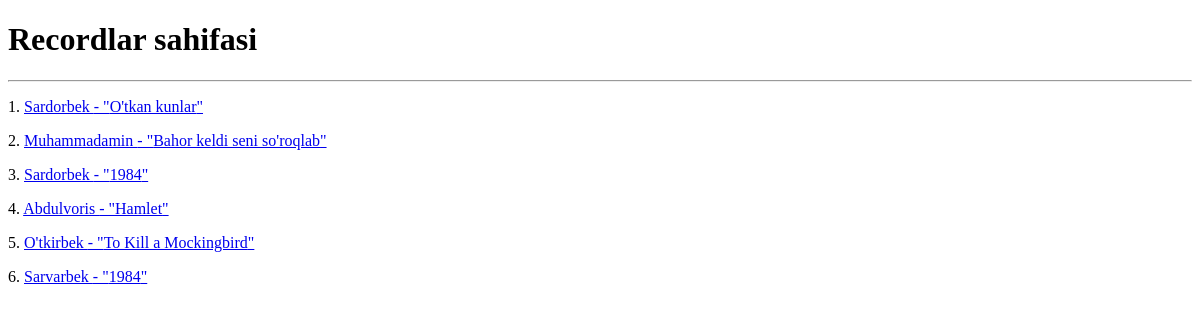
Page /recordlar/ on the earlier database version.
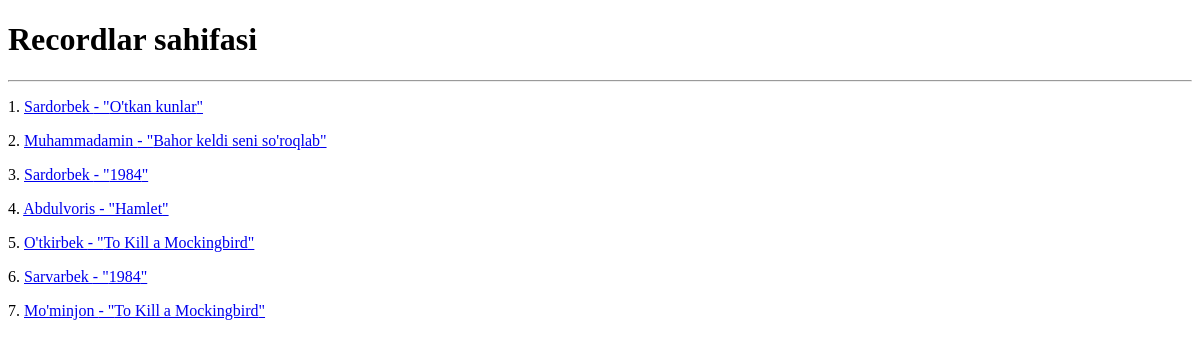
Same page on the later database version.
### mainApp/models.py (models this page shows, shortened)
class Record(models.Model):
    talaba = models.ForeignKey(Talaba, on_delete=models.SET_NULL, null=True)
    kitob = models.ForeignKey(Kitob, on_delete=models.SET_NULL, null=True)
    kutubxonachi = models.ForeignKey(Kutubxonachi, on_delete=models.SET_NULL, null=True)
    olingan_sana = models.DateTimeField(auto_now_add=True)
    qaytarilgan_sana = models.DateTimeField(blank=True, null=True)
    qaytardi = models.BooleanField(default=False)
    class Meta:
        verbose_name_plural = "Rekordlar"
        verbose_name = "Rekord"

class Talaba(models.Model):
    ism = models.CharField(max_length=100)
    kurs = models.PositiveSmallIntegerField(default=1)
    guruh = models.CharField(max_length=100)
    yosh = models.PositiveSmallIntegerField(default=18)
    kitob_soni = models.PositiveSmallIntegerField(default=0)
    def __str__(self):
        return self.ism
    class Meta:
        verbose_name_plural = "Talabalar"

class Kitob(models.Model):
    nom = models.CharField(max_length=255)
    annotatsiya = models.TextField(blank=True, null=True)
    janr = models.CharField(max_length=255)
    sahifa = models.PositiveIntegerField()
    muallif = models.ForeignKey(Muallif, on_delete=SET_NULL, null=True)
    def __str__(self):
        return self.nom
    class Meta:
        verbose_name_plural = "Kitoblar"

### mainApp/views.py (the view)
# urls.py: path('recordlar/', recordlar_view, name="recordlar"),
def recordlar_view(request):
    recordlar = Record.objects.all()
    context = {
        'recordlar' : recordlar
    }
    return render(request, 'recordlar.html', context=context)

### templates/recordlar.html (shortened to what this page needs)
<!DOCTYPE html>
<html lang="en">
<head>
</head>
<body>
<h1>Recordlar sahifasi</h1>
<hr>
{% for record in recordlar %}
  <p>{{ forloop.counter }}.
      <a href="{{ record.id }}">{{ record.talaba }} - "{{ record.kitob }}"</a>
  </p>
{% endfor %}
</body>
</html>

Differences in the rows shown:
added Record: talaba "Mo'minjon", kitob "To Kill a Mockingbird"
